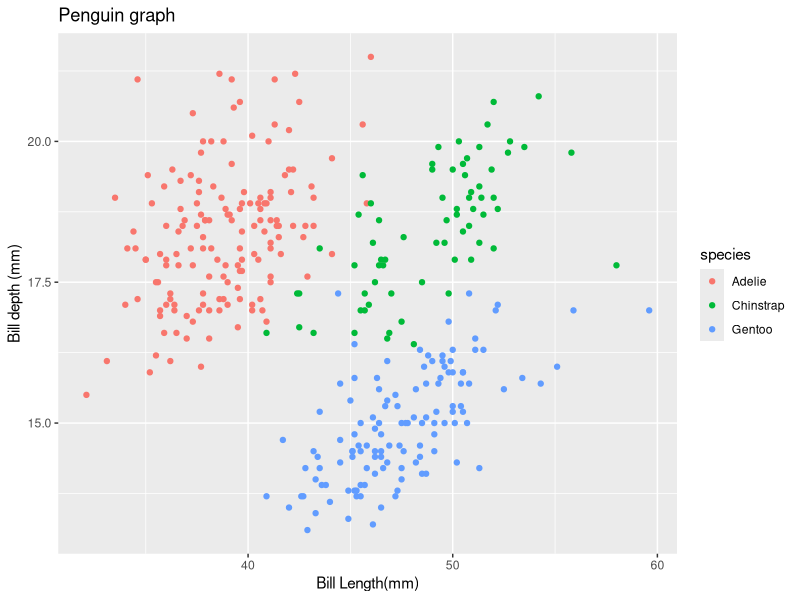
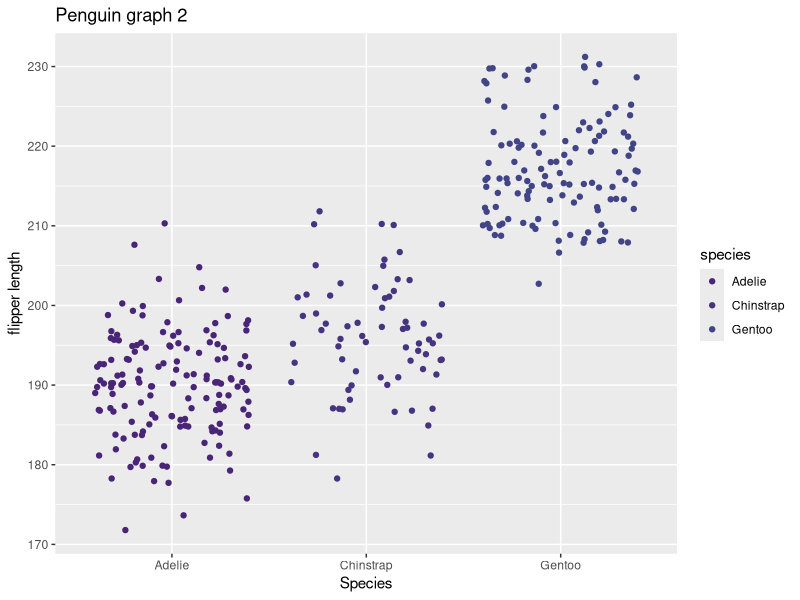

R code for these plots, in order:
## ---- chunk 1
library("tidyverse")
library("palmerpenguins")
install.packages("viridis")
library("viridis")
## ---- chunk 2
#A
#f(x)=x^2 at x=3
fx <- expression(x ^ 2)
df_dx <- D(fx, 'x')
df_dx
x <- 3
eval(df_dx)
## ---- chunk 3
#B
#P(a)=2(3a+2)^4−5 at a=1.2
pa <- expression(2 * (3 * a + 2) ^ 4 - 5)
df_da <- D (pa, 'a')
df_da
a <- 1.2
eval(df_da)
## ---- chunk 4
library(tidyverse)
library(palmerpenguins)
## ---- chunk 5
#bill length vs bill depth
penguin_graph <- ggplot() + geom_point(data = penguins, aes(x = bill_length_mm, y = bill_depth_mm, color = species)) + labs(x = "Bill Length(mm)", y = "Bill depth (mm)", title = "Penguin graph")
penguin_graph
## ---- chunk 6
#jitter plot
penguin_graph_2 <- ggplot() +geom_jitter(data = penguins, aes(x=species, y = flipper_length_mm, color = species)) +labs(x = "Species", y = "flipper length", title = "Penguin graph 2") + scale_color_viridis_d(begin=0.1,end=0.2)
penguin_graph_2
